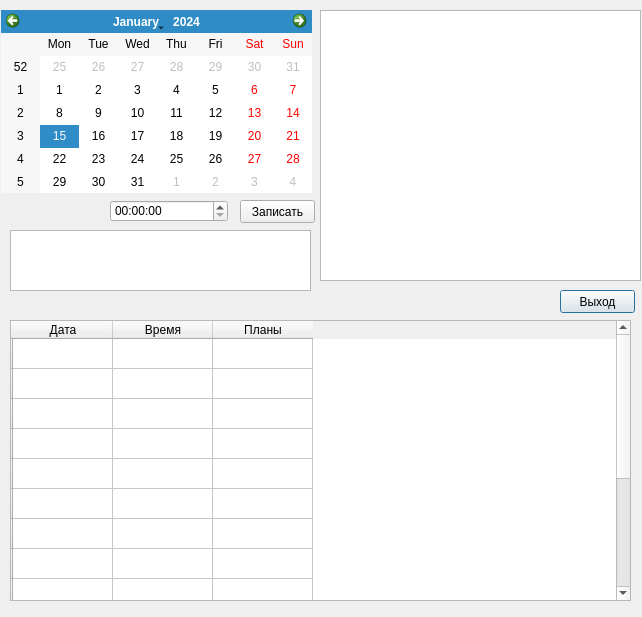
<?xml version="1.0" encoding="UTF-8"?>
<ui version="4.0">
 <class>Dialog</class>
 <widget class="QDialog" name="Dialog">
  <property name="geometry">
   <rect>
    <x>0</x>
    <y>0</y>
    <width>642</width>
    <height>617</height>
   </rect>
  </property>
  <property name="windowTitle">
   <string>TimeManager</string>
  </property>
  <widget class="QCalendarWidget" name="calendarWidget">
   <property name="geometry">
    <rect>
     <x>1</x>
     <y>10</y>
     <width>311</width>
     <height>183</height>
    </rect>
   </property>
  </widget>
  <widget class="QPushButton" name="pushButton">
   <property name="geometry">
    <rect>
     <x>560</x>
     <y>290</y>
     <width>75</width>
     <height>23</height>
    </rect>
   </property>
   <property name="text">
    <string>Выход</string>
   </property>
  </widget>
  <widget class="QPushButton" name="pushButton_2">
   <property name="geometry">
    <rect>
     <x>240</x>
     <y>200</y>
     <width>75</width>
     <height>23</height>
    </rect>
   </property>
   <property name="text">
    <string>Записать</string>
   </property>
  </widget>
  <widget class="QTextEdit" name="textEdit">
   <property name="geometry">
    <rect>
     <x>10</x>
     <y>230</y>
     <width>301</width>
     <height>61</height>
    </rect>
   </property>
  </widget>
  <widget class="QLabel" name="label">
   <property name="geometry">
    <rect>
     <x>10</x>
     <y>300</y>
     <width>101</width>
     <height>16</height>
    </rect>
   </property>
   <property name="text">
    <string/>
   </property>
  </widget>
  <widget class="QTimeEdit" name="timeEdit">
   <property name="geometry">
    <rect>
     <x>110</x>
     <y>200</y>
     <width>118</width>
     <height>22</height>
    </rect>
   </property>
  </widget>
  <widget class="QLabel" name="label_2">
   <property name="geometry">
    <rect>
     <x>50</x>
     <y>200</y>
     <width>61</width>
     <height>21</height>
    </rect>
   </property>
   <property name="text">
    <string/>
   </property>
  </widget>
  <widget class="QTextEdit" name="textEdit_2">
   <property name="geometry">
    <rect>
     <x>320</x>
     <y>10</y>
     <width>321</width>
     <height>271</height>
    </rect>
   </property>
  </widget>
  <widget class="QTableWidget" name="tableWidget">
   <property name="geometry">
    <rect>
     <x>10</x>
     <y>320</y>
     <width>621</width>
     <height>281</height>
    </rect>
   </property>
   <property name="maximumSize">
    <size>
     <width>641</width>
     <height>281</height>
    </size>
   </property>
   <row>
    <property name="text">
     <string/>
    </property>
   </row>
   <row>
    <property name="text">
     <string/>
    </property>
   </row>
   <row>
    <property name="text">
     <string/>
    </property>
   </row>
   <row>
    <property name="text">
     <string/>
    </property>
   </row>
   <row>
    <property name="text">
     <string/>
    </property>
   </row>
   <row>
    <property name="text">
     <string/>
    </property>
   </row>
   <row>
    <property name="text">
     <string/>
    </property>
   </row>
   <row>
    <property name="text">
     <string/>
    </property>
   </row>
   <row>
    <property name="text">
     <string/>
    </property>
   </row>
   <row>
    <property name="text">
     <string/>
    </property>
   </row>
   <row>
    <property name="text">
     <string/>
    </property>
   </row>
   <row>
    <property name="text">
     <string/>
    </property>
   </row>
   <row>
    <property name="text">
     <string/>
    </property>
   </row>
   <row>
    <property name="text">
     <string/>
    </property>
   </row>
   <column>
    <property name="text">
     <string>Дата</string>
    </property>
   </column>
   <column>
    <property name="text">
     <string>Время</string>
    </property>
   </column>
   <column>
    <property name="text">
     <string>Планы</string>
    </property>
   </column>
  </widget>
 </widget>
 <resources/>
 <connections/>
</ui>
